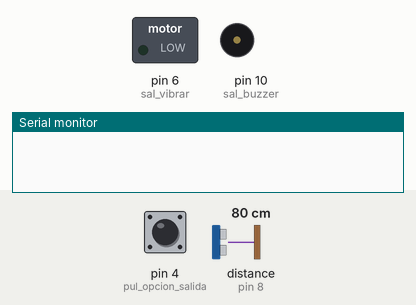
Recording of a sketch running on a simulated Arduino Uno, built with avr-gcc and run on an emulated ATmega328P. Shown: switched loads named in the sketch (green lamp = pin HIGH), buzzer (waves = sounding, pin HIGH), the last lines printed to the serial monitor. The test bench sets the inputs (shaded band); at power-on: pin 4 (pul_opcion_salida) HIGH, distance to the obstacle (sensor on pin 8) 80 cm. The echo pulse lasts 58.3 µs per cm.

Above: at 2.2 s.
2.3 s: pin 4 (pul_opcion_salida) pulled LOW for 0.15 s
At 2.77 s:
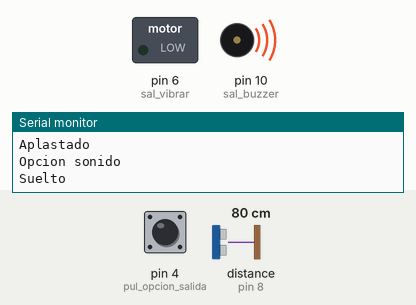
5.4 s: distance to the obstacle (sensor on pin 8) set to 143 cm
7.1 s: distance to the obstacle (sensor on pin 8) set to 153 cm
At 8.2 s:
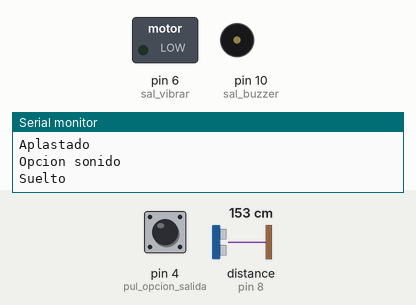
Timing chart, 0 to 10.1 s (numbered marks = the images above; inputs shaded):
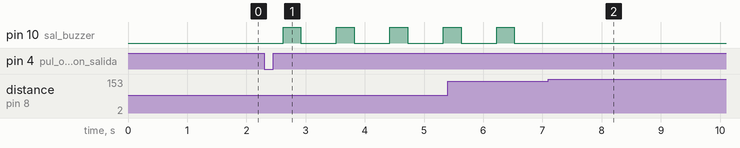

The sketch:

detec_obstaculos.ino
```cpp
#include <NewPing.h>
#include "Timer.h"

//la libreria Tone usa el timer 1
//La libreria timer utiliza el timer 2
//Motor vibracion timer 0

/*Aqui se configuran los pines donde debemos conectar el sensor*/
#define TRIGGER_PIN  9
#define ECHO_PIN     8
#define sal_buzzer 10          //Pin de Tono de timer 1 (No mover)
#define sal_vibrar 6
#define pul_opcion_salida 4   //

#define MAX_DISTANCE 200      //[cm]
#define time_obt_dist 300
#define lim_max_dist 150      //Limite para detectar [cm]


Timer t;

volatile unsigned int opc_salida=0;
volatile unsigned int dist_ultrasonico=3;
volatile unsigned int volu_buzzer=10;        //Valor de OCR1A
volatile unsigned int val_pulsador;
volatile unsigned int conta=0;
volatile bool mem=false;
volatile bool mem_c=false;
volatile bool mem_m=false;
volatile bool mem_l=false;
volatile unsigned int mem2=2;

volatile int cont_vibrar=0;
volatile bool funcion=false;
volatile bool puls_aplastado=false;

/*Crear el objeto de la clase NewPing*/
NewPing sonar(TRIGGER_PIN, ECHO_PIN, MAX_DISTANCE);

///////////////////////Interrupciones//////////////////////
void selec_opc_salida(){
  val_pulsador = digitalRead(pul_opcion_salida);  //lectura de pulsador
  if (val_pulsador == LOW&&mem==false)
  {
    val_pulsador = digitalRead(pul_opcion_salida);  //lectura de pulsador
    if (val_pulsador== LOW)
    {
      Serial.println("Aplastado");
      puls_aplastado=true;
      mem=true;

      if (funcion==false){
        switch(opc_salida){
          case 0:
          opc_salida=1;
          Serial.println("Opcion sonido");
          break;
          case 1:
          opc_salida=0;
          Serial.println("apagado1");
          break;
          default:
          opc_salida=0;
          break;
        }
      }
      else {
        switch(opc_salida){
          case 2:
          opc_salida=3;
          Serial.println("Opcion sonido vibrar");
          break;
          case 3:
          opc_salida=0;
          Serial.println("Apagado 2");
          break;
          case 0:
          opc_salida=2;
          Serial.println("Opcion vibrar");
          break;
          default:
          opc_salida=0;
          break;
        }
    }
    delay(40);
  }
  }
  else if(val_pulsador == HIGH&&mem==true){
    mem=false;
    cont_vibrar=0;
    Serial.println("Suelto");
    puls_aplastado=false;
  }
}

void setup() {
  Serial.begin(9600);
    //Configuracion de Pines
  pinMode(sal_buzzer, OUTPUT);
  pinMode(sal_vibrar, OUTPUT);
  pinMode(pul_opcion_salida, INPUT_PULLUP);
  delay(1000);
  int tickEvent = t.every(time_obt_dist,obt_dist);
}

void loop() {
  // Esperar 1 segundo entre mediciones
  t.update();
  selec_opc_salida();
  switch(opc_salida){
    case 2:
    if(dist_ultrasonico>1&&dist_ultrasonico<=lim_max_dist){
      on_motor_vibrar(70);//255-0.7*dist_ultrasonico);
      off_buzzer();
    }
    else{
      off_motor_vibrar();
      off_buzzer();
    }
    break;
    case 1:
    if(dist_ultrasonico>1&&dist_ultrasonico<=lim_max_dist){
      off_motor_vibrar();
      pitido();
    }
    else {
      off_motor_vibrar();
      off_buzzer();
    }
    break;
    case 3:
    if(dist_ultrasonico>1&&dist_ultrasonico<=lim_max_dist){
      on_motor_vibrar(70);//255-0.7*dist_ultrasonico);
      pitido();
    }
    else {
      off_motor_vibrar();
      off_buzzer();
    }
    break;
    case 0:
    off_motor_vibrar();
    off_buzzer();
    break;
    default:
    Serial.println("Error de opcion");
    break;
  }
}

void obt_dist(){
  // Obtener medicion de tiempo de viaje del sonido y guardar en variable uS
  dist_ultrasonico = (sonar.ping_median())/US_ROUNDTRIP_CM;

  /*Serial.print(mem2);
  Serial.print("  , Dist: ");
  Serial.println(dist_ultrasonico);*/

  conta+=1;
  if(conta==6){
    switch(mem2){
      case 0:
      if (dist_ultrasonico>=50&&dist_ultrasonico<100){
        mem2=1;
        conta=0;
      }
      else if (dist_ultrasonico>=100&&dist_ultrasonico<150){
        mem2=2;
        conta=0;
      }
      break;

      case 1:
      if (dist_ultrasonico>1&&dist_ultrasonico<50){
        mem2=0;
        conta=0;
      }
      else if (dist_ultrasonico>=100&&dist_ultrasonico<150){
        mem2=2;
        conta=0;
      }
      break;

      case 2:
      if (dist_ultrasonico>1&&dist_ultrasonico<50){
        mem2=0;
        conta=0;
      }
      else if (dist_ultrasonico>=50&&dist_ultrasonico<100){
        mem2=1;
        conta=0;
      }
      break;
    }
  }

  if(conta>=12){
    if(dist_ultrasonico>1&&dist_ultrasonico<50) mem2=0;
    else if (dist_ultrasonico>=50&&dist_ultrasonico<100) mem2=1;
    else if (dist_ultrasonico>=100&&dist_ultrasonico<150) mem2=2;
    conta=0;    //Contador de buzzer
  }

  ////Selecccion de funciones
  if(puls_aplastado==true){
    cont_vibrar++;
    Serial.println(cont_vibrar);
    if(cont_vibrar>=30 && funcion==false){
        funcion=true;
        cont_vibrar=0;
        Serial.println("Cambio a funcion Vibrar");
        cambio_funcion();
        opc_salida=0;

    }
    else if(cont_vibrar>=30 && funcion==true){
        funcion=false;
        cont_vibrar=0;
        Serial.println("Cambio a funcion Sonido");
        cambio_funcion();
        opc_salida=0;
    }
  }
}

void on_motor_vibrar(int valor){
  analogWrite(sal_vibrar, valor);
}
void off_motor_vibrar(){
  analogWrite(sal_vibrar, 0);
}

void on_buzzer(){
  analogWrite(sal_buzzer, 255);
}
void off_buzzer(){
  analogWrite(sal_buzzer,0);
}

void cambio_funcion(){
  analogWrite(sal_buzzer, 100);
  delay(500);
  off_buzzer();
  delay(100);
  analogWrite(sal_buzzer, 100);
  delay(500);
  off_buzzer();
}

void pitido(){
  if(mem2==0){
    switch (conta){
      case 0:
        on_buzzer();
      break;
      case 1:
        off_buzzer();
      break;
      case 2:
        on_buzzer();
      break;
      case 3:
        off_buzzer();
      break;
      case 4:
        on_buzzer();
      break;
      case 5:
        off_buzzer();
      break;
      case 6:
        on_buzzer();
      break;
      case 7:
        off_buzzer();
      break;
      case 8:
        on_buzzer();
      break;
      case 9:
        off_buzzer();
      break;
      case 10:
        on_buzzer();
      break;
      case 11:
        off_buzzer();
      break;
    }
  }
  else if(mem2==1){
    switch (conta){
      case 0:
        on_buzzer();
      break;
      case 1:
        off_buzzer();
      break;
      case 3:
        on_buzzer();
      break;
      case 4:
        off_buzzer();
      break;
      case 6:
        on_buzzer();
      break;
      case 7:
        off_buzzer();
      break;
      case 9:
        on_buzzer();
      break;
      case 10:
        off_buzzer();
      break;
    }
  }
  else if(mem2==2)
  {
    switch (conta){
      case 0:
        on_buzzer();
      break;
      case 1:
        off_buzzer();
      break;
      case 4:
        on_buzzer();
      break;
      case 5:
        off_buzzer();
      break;
      case 8:
        on_buzzer();
      break;
      case 9:
        off_buzzer();
      break;
    }
  }
}
```

Measured:
- the behaviour switches between 147 and 148 cm on distance to the obstacle (sensor on pin 8) (found by bisection; images 1 and 2)
- after the input at 2.3 s, pin 10 (sal_buzzer): alternates HIGH for 0.30 s and LOW for 0.60 s, starting after 0.32 s
- after the input at 7.1 s, pin 10 (sal_buzzer): stops changing and stays LOW
